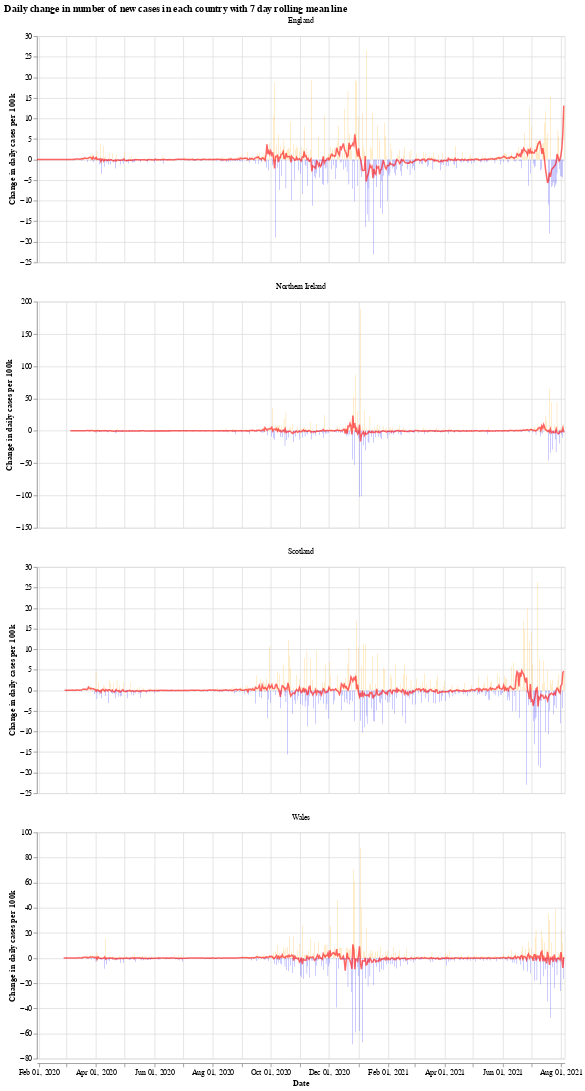

Notebook code for this chart:
### Markdown cell above
We will use the Python library `Altair` for visualising the data, see the [altair docs](https://altair-viz.github.io/) for more information.

First we have a graph which shows the daily change in the number of new cases for each country. This number jumps up and down all over the place, which is likely due to delay in reporting of new cases over the weekend. Another interesting thing is that it looks like the daily cases in Wales experienced a much shorter period of calm over the summer (calm in the sense of daily cases not jumping up and down).

The orange bars are days when the number of new cases (per 100k population) was more than the previous day, while the blue are days when the number of new cases dropped. The red line is the 7 day moving average. 

When the moving average line is below 0, it means that there is a consistent drop in new cases. We can see this clearly happening around the times that lockdowns were introduced (though, to varying degrees). I will update the graphs soon with a marker of when each lockdown started.

### Code cell
# collapse
import altair as alt

bars = alt.Chart(uk_cases).mark_bar().encode(
    x=alt.X("yearmonthdate(date):T", axis=alt.Axis(title='Date')),
    y=alt.Y("casesChangeRate:Q", axis=alt.Axis(title='Change in daily cases per 100k')),
    tooltip='casesChange',
    color=alt.condition(
        alt.datum.casesChangeRate > 0,
        alt.value("orange"),  # The positive color
        alt.value("blue")  # The negative color
    )
).properties(title='Daily change in number of new cases with 7 day rolling mean',width=700).interactive()

line = alt.Chart(uk_cases).mark_line(
    color='red',
    size=2,
    opacity=0.6
).transform_window(
    rolling_mean='mean(casesChangeRate)',
    frame=[0, 7],
    groupby=['areaName']
).encode(
    x='yearmonthdate(date):T',
    y='rolling_mean:Q'
)

alt.layer(bars, line, data=uk_cases).facet(alt.Column(
    'areaName', title=''), columns=1).resolve_scale(y='independent').properties(title='Daily change in number of new cases in each country with 7 day rolling mean line')

### Figure 1 — Vega-Lite specification as saved in the notebook (floating-point values rounded to 4 significant figures; data arrays with more than 128 entries replaced by an {"elided": "..."} marker saying what was removed)
{"config": {"view": {"continuousWidth": 400, "continuousHeight": 300}}, "data": {"name": "data-bf78f0ae4aaabed1bbae47130e12262c"}, "facet": {"type": "nominal", "field": "areaName", "title": ""}, "spec": {"layer": [{"mark": "bar", "encoding": {"color": {"condition": {"value": "orange", "test": "(datum.casesChangeRate > 0)"}, "value": "blue"}, "tooltip": {"type": "quantitative", "field": "casesChange"}, "x": {"type": "temporal", "axis": {"title": "Date"}, "field": "date", "timeUnit": "yearmonthdate"}, "y": {"type": "quantitative", "axis": {"title": "Change in daily cases per 100k"}, "field": "casesChangeRate"}}, "selection": {"selector001": {"type": "interval", "bind": "scales", "encodings": ["x", "y"]}}, "title": "Daily change in number of new cases with 7 day rolling mean", "width": 700}, {"mark": {"type": "line", "color": "red", "opacity": 0.6, "size": 2}, "encoding": {"x": {"type": "temporal", "field": "date", "timeUnit": "yearmonthdate"}, "y": {"type": "quantitative", "field": "rolling_mean"}}, "transform": [{"window": [{"op": "mean", "field": "casesChangeRate", "as": "rolling_mean"}], "frame": [0, 7], "groupby": ["areaName"]}]}]}, "columns": 1, "resolve": {"scale": {"y": "independent"}}, "title": "Daily change in number of new cases in each country with 7 day rolling mean line", "$schema": "https://vega.github.io/schema/vega-lite/v4.8.1.json", "datasets": {"data-bf78f0ae4aaabed1bbae47130e12262c": {"elided": "2120 records"}}}
